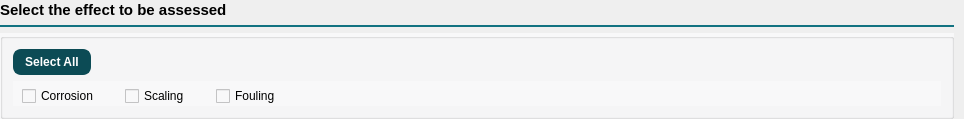
              <widget class="QFrame" name="frame_18">
               <property name="frameShape">
                <enum>QFrame::NoFrame</enum>
               </property>
               <property name="frameShadow">
                <enum>QFrame::Raised</enum>
               </property>
               <layout class="QVBoxLayout" name="verticalLayout_12" stretch="0,0,1">
                <property name="spacing">
                 <number>5</number>
                </property>
                <property name="leftMargin">
                 <number>0</number>
                </property>
                <property name="topMargin">
                 <number>0</number>
                </property>
                <property name="rightMargin">
                 <number>10</number>
                </property>
                <property name="bottomMargin">
                 <number>0</number>
                </property>
                <item>
                 <widget class="QFrame" name="frame_19">
                  <property name="frameShape">
                   <enum>QFrame::NoFrame</enum>
                  </property>
                  <property name="frameShadow">
                   <enum>QFrame::Raised</enum>
                  </property>
                  <layout class="QHBoxLayout" name="horizontalLayout_12">
                   <property name="spacing">
                    <number>6</number>
                   </property>
                   <property name="leftMargin">
                    <number>0</number>
                   </property>
                   <property name="topMargin">
                    <number>0</number>
                   </property>
                   <property name="rightMargin">
                    <number>0</number>
                   </property>
                   <property name="bottomMargin">
                    <number>0</number>
                   </property>
                   <item>
                    <widget class="QLabel" name="label_10">
                     <property name="font">
                      <font>
                       <family>Yu Gothic UI</family>
                       <pointsize>11</pointsize>
                       <weight>75</weight>
                       <bold>true</bold>
                      </font>
                     </property>
                     <property name="text">
                      <string>Select the effect to be assessed</string>
                     </property>
                     <property name="scaledContents">
                      <bool>true</bool>
                     </property>
                     <property name="alignment">
                      <set>Qt::AlignLeading|Qt::AlignLeft|Qt::AlignVCenter</set>
                     </property>
                    </widget>
                   </item>
                   <item>
                    <spacer name="horizontalSpacer_9">
                     <property name="orientation">
                      <enum>Qt::Horizontal</enum>
                     </property>
                     <property name="sizeHint" stdset="0">
                      <size>
                       <width>727</width>
                       <height>20</height>
                      </size>
                     </property>
                    </spacer>
                   </item>
                  </layout>
                 </widget>
                </item>
                <item>
                 <widget class="Line" name="line_6">
                  <property name="styleSheet">
                   <string notr="true">color:rgb(18, 114, 129)</string>
                  </property>
                  <property name="frameShadow">
                   <enum>QFrame::Plain</enum>
                  </property>
                  <property name="lineWidth">
                   <number>2</number>
                  </property>
                  <property name="orientation">
                   <enum>Qt::Horizontal</enum>
                  </property>
                 </widget>
                </item>
                <item>
                 <widget class="QGroupBox" name="groupBox_20">
                  <property name="styleSheet">
                   <string notr="true">background-color:rgb(248, 248, 249)</string>
                  </property>
                  <layout class="QVBoxLayout" name="verticalLayout_14">
                   <property name="leftMargin">
                    <number>10</number>
                   </property>
                   <property name="topMargin">
                    <number>10</number>
                   </property>
                   <property name="rightMargin">
                    <number>10</number>
                   </property>
                   <property name="bottomMargin">
                    <number>10</number>
                   </property>
                   <item>
                    <layout class="QHBoxLayout" name="horizontalLayout_15">
                     <item>
                      <widget class="QPushButton" name="buttonSelectAll">
                       <property name="font">
                        <font>
                         <family>Nirmala UI</family>
                         <pointsize>9</pointsize>
                         <weight>75</weight>
                         <bold>true</bold>
                        </font>
                       </property>
                       <property name="cursor">
                        <cursorShape>PointingHandCursor</cursorShape>
                       </property>
                       <property name="styleSheet">
                        <string notr="true">padding:4px 10px;border:2px solid rgb(12, 75, 85);color:#fff;background:rgb(12, 75, 85);border-radius:8px;</string>
                       </property>
                       <property name="text">
                        <string>Select All</string>
                       </property>
                      </widget>
                     </item>
                     <item>
                      <spacer name="horizontalSpacer_13">
                       <property name="orientation">
                        <enum>Qt::Horizontal</enum>
                       </property>
                       <property name="sizeHint" stdset="0">
                        <size>
                         <width>40</width>
                         <height>20</height>
                        </size>
                       </property>
                      </spacer>
                     </item>
                    </layout>
                   </item>
                   <item>
                    <widget class="QFrame" name="frame_11">
                     <property name="frameShape">
                      <enum>QFrame::NoFrame</enum>
                     </property>
                     <property name="frameShadow">
                      <enum>QFrame::Raised</enum>
                     </property>
                     <layout class="QHBoxLayout" name="horizontalLayout_14" stretch="0,0,0,0,0,1">
                      <property name="topMargin">
                       <number>5</number>
                      </property>
                      <property name="rightMargin">
                       <number>0</number>
                      </property>
                      <property name="bottomMargin">
                       <number>0</number>
                      </property>
                      <item>
                       <widget class="QCheckBox" name="checkBoxCorrosion_2">
                        <property name="font">
                         <font>
                          <family>Yu Gothic UI</family>
                          <pointsize>9</pointsize>
                          <weight>50</weight>
                          <bold>false</bold>
                         </font>
                        </property>
                        <property name="styleSheet">
                         <string notr="true">bor</string>
                        </property>
                        <property name="text">
                         <string>Corrosion</string>
                        </property>
                       </widget>
                      </item>
                      <item>
                       <spacer name="horizontalSpacer_12">
                        <property name="orientation">
                         <enum>Qt::Horizontal</enum>
                        </property>
                        <property name="sizeType">
                         <enum>QSizePolicy::MinimumExpanding</enum>
                        </property>
                        <property name="sizeHint" stdset="0">
                         <size>
                          <width>20</width>
                          <height>20</height>
                         </size>
                        </property>
                       </spacer>
                      </item>
                      <item>
                       <widget class="QCheckBox" name="checkBoxScaling_2">
                        <property name="font">
                         <font>
                          <family>Yu Gothic UI</family>
                          <pointsize>9</pointsize>
                          <weight>50</weight>
                          <bold>false</bold>
                         </font>
                        </property>
                        <property name="styleSheet">
                         <string notr="true">bor</string>
                        </property>
                        <property name="text">
                         <string>Scaling</string>
                        </property>
                       </widget>
                      </item>
                      <item>
                       <spacer name="horizontalSpacer_18">
                        <property name="orientation">
                         <enum>Qt::Horizontal</enum>
                        </property>
                        <property name="sizeType">
                         <enum>QSizePolicy::MinimumExpanding</enum>
                        </property>
                        <property name="sizeHint" stdset="0">
                         <size>
                          <width>20</width>
                          <height>20</height>
                         </size>
                        </property>
                       </spacer>
                      </item>
                      <item>
                       <widget class="QCheckBox" name="checkBoxFouling_2">
                        <property name="font">
                         <font>
                          <family>Yu Gothic UI</family>
                          <pointsize>9</pointsize>
                          <weight>50</weight>
                          <bold>false</bold>
                         </font>
                        </property>
                        <property name="styleSheet">
                         <string notr="true">bor</string>
                        </property>
                        <property name="text">
                         <string>Fouling</string>
                        </property>
                       </widget>
                      </item>
                      <item>
                       <spacer name="horizontalSpacer_19">
                        <property name="orientation">
                         <enum>Qt::Horizontal</enum>
                        </property>
                        <property name="sizeHint" stdset="0">
                         <size>
                          <width>15</width>
                          <height>20</height>
                         </size>
                        </property>
                       </spacer>
                      </item>
                     </layout>
                    </widget>
                   </item>
                  </layout>
                 </widget>
                </item>
               </layout>
              </widget>
